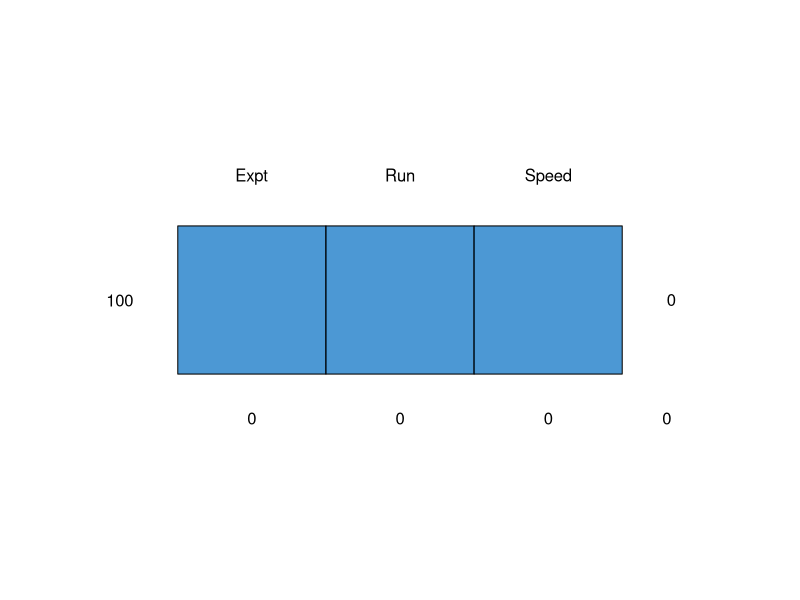
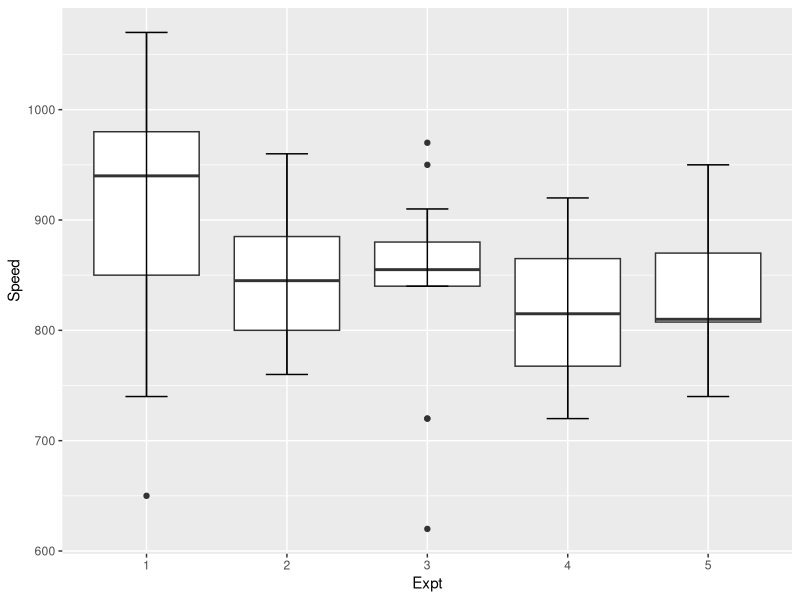
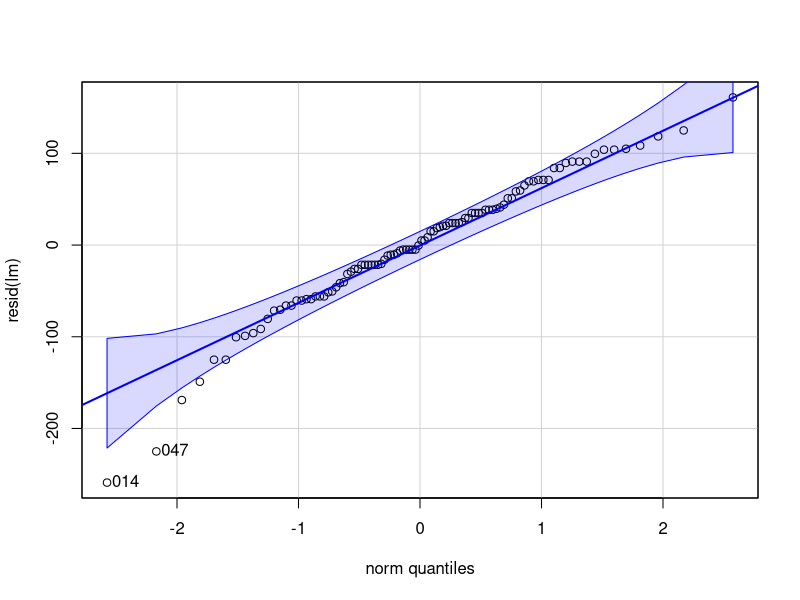

The R script that drew these images, in order:

###########################
# Module D2               #
# Graded exercises set 1  #
###########################


### Problem 1 ##########################################################

### load needed packages
library(ggplot2)
library(car)
library(mice)

### import data please have the dataset in the curent working directory
mydata <- morley


### restructure/format data as needed plus looking at data
str(mydata)                           # checking the structure of the data
mydata$Expt = as.factor(mydata$Expt)  # change Expt from int to factor  
str(mydata)                           # check if changes where worked
md.pattern(mydata)                    # checking for missing data -> NONE found

# data seems to be useful as it is now

### fit ANOVA model
lm = lm(Speed ~ Expt, data = mydata)  # create a linear model
myanova <- anova(lm)                  # create the ANOVA table
myanova                               # look at ANOVA table and get results
#Expt     4    --> F value = 4.2878
#Residual 95


### extract needed information (e.g. p-value)
summary(myanova)

# Given that p-value = 0.05 the 5 different experiments lead to significant 
# different means for the measured speeds. Since the p-value of the test is
# 0.003114 and therby the H0 has to be rejected!

# To visualize the data, I would use the boxplot for each group The R code for
# this visualization is given below:
ggplot(mydata, aes(Expt, Speed)) +
  geom_boxplot() + 
  stat_boxplot(geom = 'errorbar', width = 0.3)

### Problem 2 ##########################################################

mydata_pt = with(mydata, pairwise.t.test(Speed, Expt, "holm")) 
mydata_pt

# The holm adjusted p-values for 1 and 5 (0.0122) and 1 and 4 (0.0028) indicate 
# are smaller then the chosen p value of 0.05 and thereby differ significantly 
# from Experiment 1

### Problem 3 ##########################################################

#QQ-Plot
qqPlot(resid(lm))

#Normalitiy
shapiro.test(resid(lm))

# Because the found p (0.01501) < 0.05, we reject the null hypothesis of 
# normality and conclude that the residuals do not come from a normal 
# distribution.

# Here, the points in the right tail seem to systematically lie above the line. 
# This indicates that the right tail (high values) of the residual distribution 
# is a bit heavier than the right tail of a normal distribution Further the 
#  QQPlot shows that there are 4 values out of the 95% range.


### Problem 4 ##########################################################

bartlett.test(Speed ~ Expt, data = mydata)
# p-value = 0.02102

leveneTest(Speed ~ Expt, data = mydata)
# p-value = 0.1602

# The found p-values differ from each other in case of the Lavene Test the H0 
# would be correct. However, Bartlett test should be chosen since it is more 
# sensitive to non-normality and it was proven in Exercise 3 that there is a
# non normality present in the data. Since the found p-value < 0.05 the null 
# hypothesis of equal variances has to be rejected.


### Problem 5 ##########################################################

# Determination of p Value
kruskal.test(Speed ~ Expt, data = mydata)
# p = 0.0212

# Since the p (0.0212) < 0.05 the H0 is rejected. Which means that the five 
# Experiments tend to give different results.
